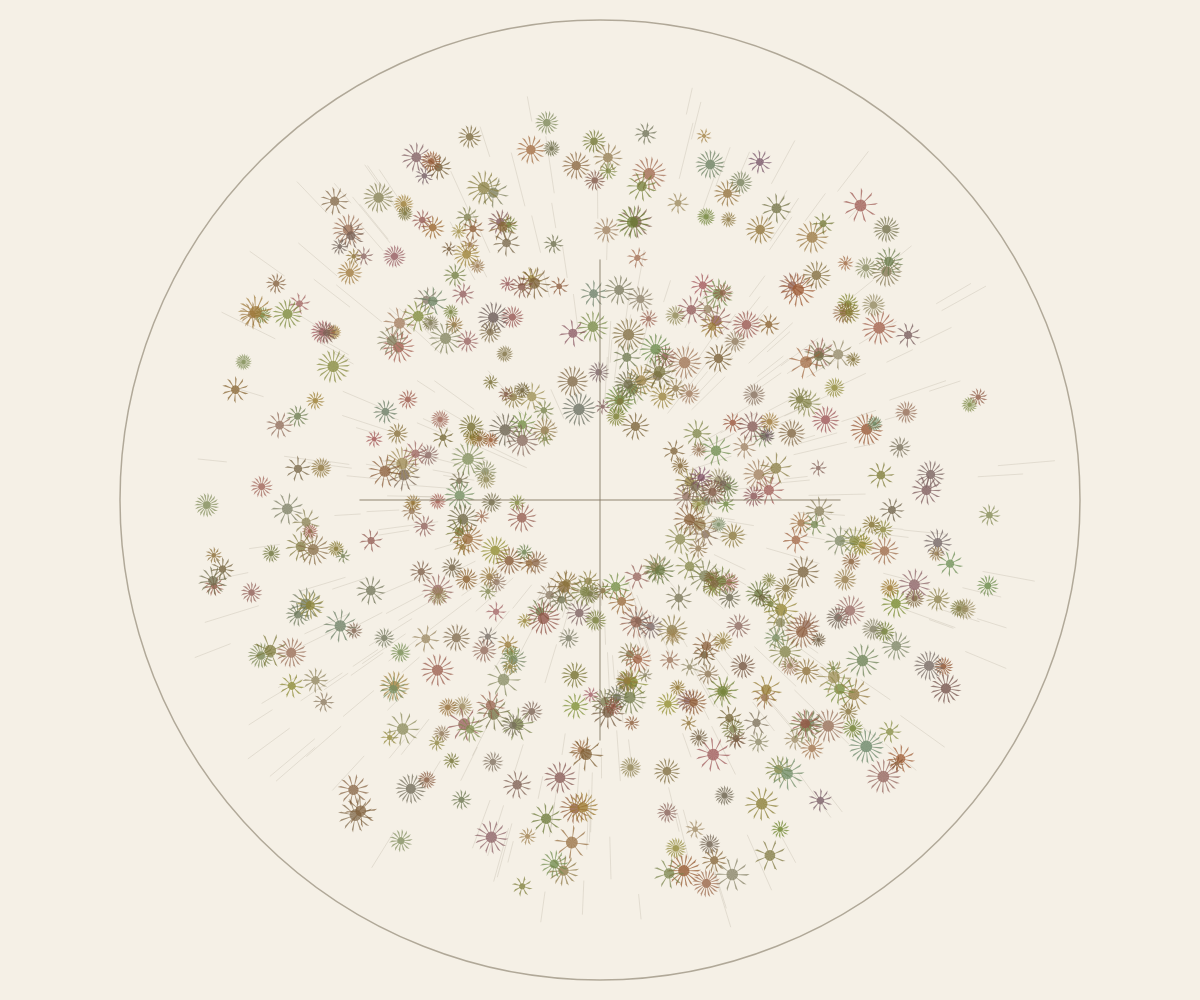
Frame 1 (no input)
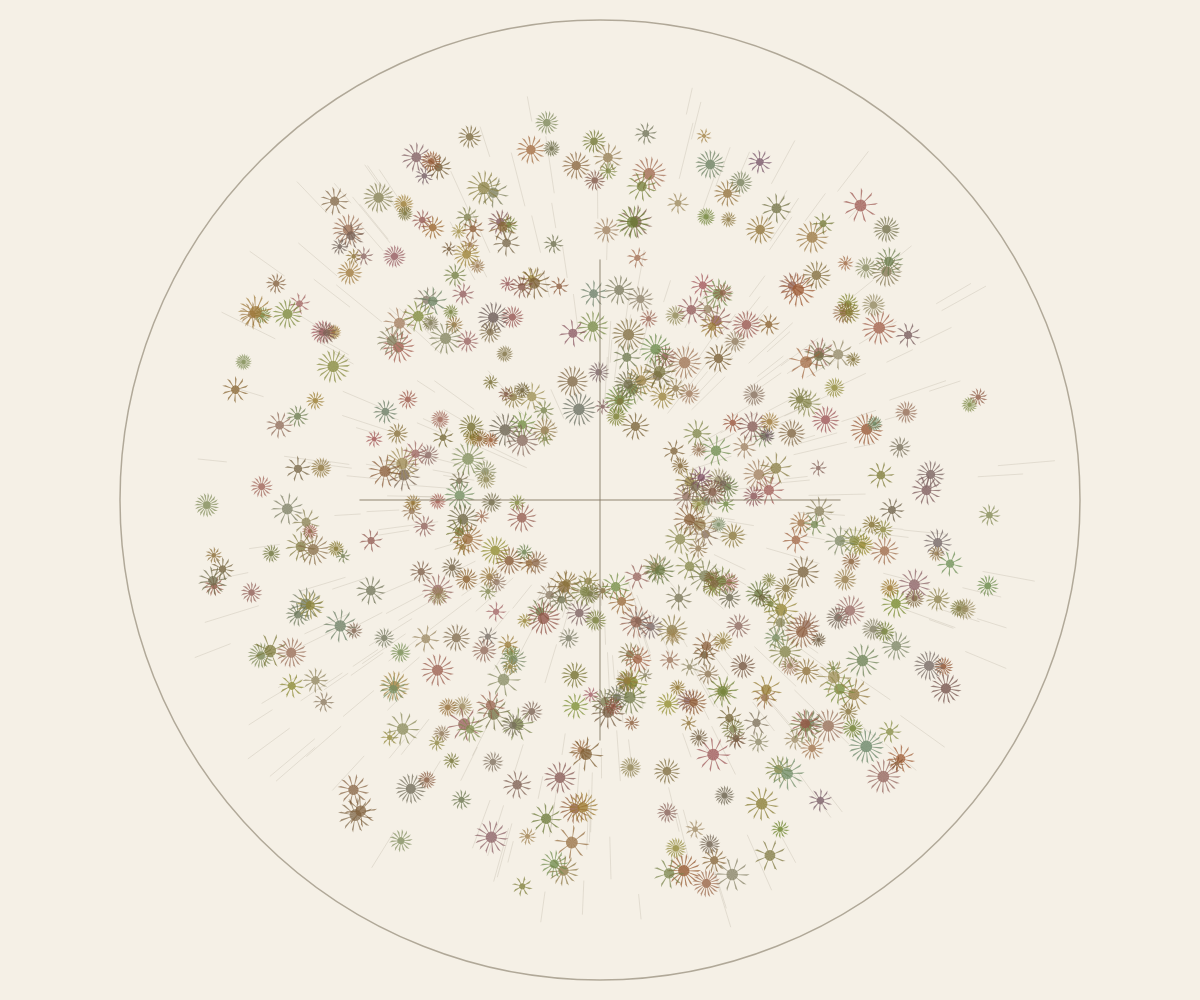
Frame 60 (no input)
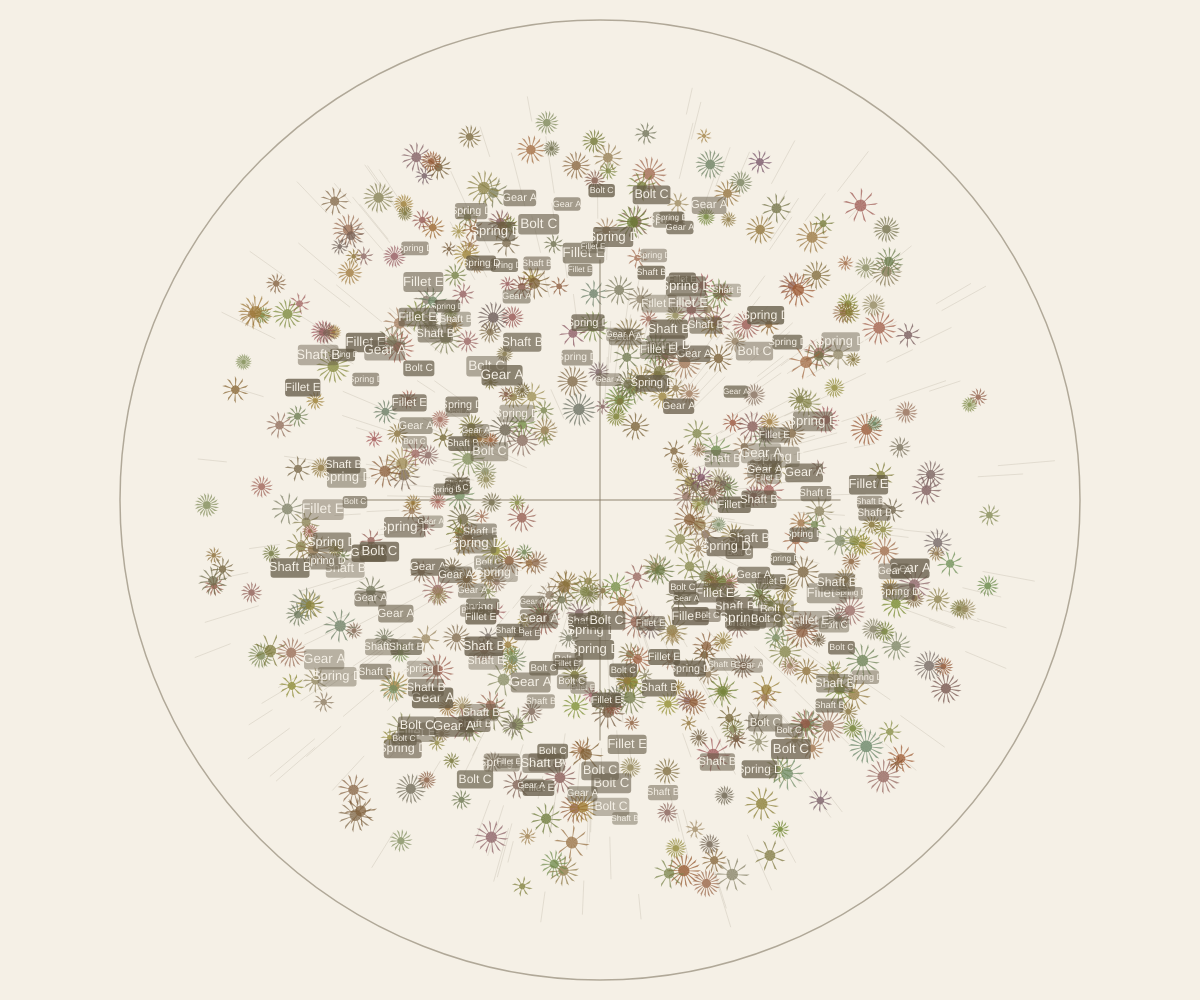
Frame 120 (the mouse pressed at the canvas centre since frame 60)

The p5.js sketch that drew these frames (run headless with seeded random() and noise() and a simulated clock; from frame 60 on, the mouse is pressed at the canvas centre):

// p5.js sketch
// ── sketch.js
// A hyper-detailed Victorian blueprint cross-section of a mechanical structure,
// rendered with precise line work and cross-hatching on an aged sepia palette.
// When dragged, localized sections dynamically shift to reveal annotations and
// micro-gear structures, simulating the effect of examining a complex industrial
// mechanism under magnification.

let seed = 1;
let gears = [];
const GEAR_COUNT = 500;
const ANNOTATION_COUNT = 200;
let dragStart = null;
let dragOffset = { x: 0, y: 0 };
let annotations = [];
let structureLines = [];
let crossHatchLines = [];

function setup() {
  createCanvas(windowWidth, windowHeight);
  noStroke();
  randomSeed(seed);
  generateGears();
  generateAnnotations();
  generateStructureLines();
}

function windowResized() {
  resizeCanvas(windowWidth, windowHeight);
}

function draw() {
  background(245, 240, 230); // Sepia paper background
  const time = millis() * 0.001;
  
  push();
  translate(width/2, height/2);
  
  // Draw the main mechanical structure
  drawStructure(time);
  
  // Draw annotations that shift with drag
  if (dragStart) {
    drawAnnotations(time);
  }
  
  pop();
}

function generateGears() {
  gears = [];
  const centerX = 0;
  const centerY = 0;
  const maxRadius = min(width, height) * 0.4;

  for (let i = 0; i < GEAR_COUNT; i++) {
    const angle = random(TWO_PI);
    const r = random(maxRadius * 0.2, maxRadius);
    
    const x = r * cos(angle);
    const y = r * sin(angle);
    
    const size = random(5, 15);
    const teeth = floor(random(8, 20));
    
    // Use a sepia color scheme
    const gearColor = color(
      random(100, 160),
      random(80, 140),
      random(40, 100),
      180
    );
    
    gears.push({
      x: x,
      y: y,
      size: size,
      teeth: teeth,
      angle: angle,
      color: gearColor,
      speed: random(-0.01, 0.01)
    });
  }
}

function generateAnnotations() {
  annotations = [];
  const maxRadius = min(width, height) * 0.4;

  for (let i = 0; i < ANNOTATION_COUNT; i++) {
    const angle = random(TWO_PI);
    const r = random(maxRadius * 0.3, maxRadius * 0.8);
    
    const x = r * cos(angle);
    const y = r * sin(angle);
    
    // Random annotation text
    const texts = ['Gear A', 'Shaft B', 'Bolt C', 'Spring D', 'Fillet E'];
    const label = random(texts);
    
    annotations.push({
      x: x,
      y: y,
      text: label,
      size: random(8, 14),
      opacity: random(100, 200)
    });
  }
}

function generateStructureLines() {
  structureLines = [];
  crossHatchLines = [];
  const maxRadius = min(width, height) * 0.4;
  
  // Create a grid of lines for cross-hatching
  const gridSize = 30;
  const cols = ceil(maxRadius / gridSize);
  const rows = ceil(maxRadius / gridSize);
  
  for (let i = 0; i < cols; i++) {
    for (let j = 0; j < rows; j++) {
      const x1 = (i - cols/2) * gridSize;
      const y1 = (j - rows/2) * gridSize;
      const x2 = x1 + random(15, 30);
      const y2 = y1 + random(15, 30);
      
      // Only draw lines that are within the main structure
      if (dist(0, 0, x1, y1) < maxRadius && dist(0, 0, x2, y2) < maxRadius) {
        structureLines.push({
          x1: x1,
          y1: y1,
          x2: x2,
          y2: y2
        });
      }
    }
  }
  
  // Generate cross-hatching lines for a blueprint effect
  const hatchCount = 300;
  for (let i = 0; i < hatchCount; i++) {
    const angle = random(TWO_PI);
    const r = random(maxRadius * 0.2, maxRadius);
    const length = random(20, 60);
    
    const x1 = r * cos(angle);
    const y1 = r * sin(angle);
    const x2 = x1 + length * cos(angle);
    const y2 = y1 + length * sin(angle);
    
    crossHatchLines.push({
      x1: x1,
      y1: y1,
      x2: x2,
      y2: y2
    });
  }
}

function drawStructure(time) {
  // Draw gears
  for (let i = 0; i < gears.length; i++) {
    const gear = gears[i];
    
    fill(gear.color);
    push();
    translate(gear.x, gear.y);
    rotate(time * gear.speed + gear.angle);
    
    // Draw gear teeth
    for (let j = 0; j < gear.teeth; j++) {
      const toothAngle = TWO_PI / gear.teeth * j;
      const toothX = gear.size * cos(toothAngle);
      const toothY = gear.size * sin(toothAngle);
      
      // Draw a small triangle for each tooth
      beginShape();
      vertex(0, 0);
      vertex(toothX + 3 * cos(toothAngle), toothY + 3 * sin(toothAngle));
      vertex(toothX + 1.5 * cos(toothAngle + PI/2), toothY + 1.5 * sin(toothAngle + PI/2));
      endShape(CLOSE);
    }
    
    // Draw central circle
    ellipse(0, 0, gear.size * 0.8, gear.size * 0.8);
    pop();
  }
  
  // Draw cross-hatching lines for a blueprint effect
  stroke(150, 140, 120, 100);
  strokeWeight(0.5);
  for (let i = 0; i < crossHatchLines.length; i++) {
    const lineData = crossHatchLines[i];
    line(lineData.x1, lineData.y1, lineData.x2, lineData.y2);
  }
  
  // Draw main structural elements
  stroke(130, 120, 100, 150);
  strokeWeight(1.5);
  noFill();
  
  // Draw circular frame
  ellipse(0, 0, max(width, height) * 0.8, max(width, height) * 0.8);
  
  // Draw central cross structure
  line(-max(width, height) * 0.2, 0, max(width, height) * 0.2, 0);
  line(0, -max(width, height) * 0.2, 0, max(width, height) * 0.2);
}

function drawAnnotations(time) {
  // Draw annotations shifted by drag offset
  for (let i = 0; i < annotations.length; i++) {
    const ann = annotations[i];
    
    fill(100, 90, 70, ann.opacity);
    noStroke();
    
    push();
    translate(ann.x + dragOffset.x * 0.1, ann.y + dragOffset.y * 0.1);
    
    // Draw annotation box
    rectMode(CENTER);
    rect(0, 0, ann.size * 3, ann.size * 1.5, 3);
    
    fill(245, 240, 230);
    textSize(ann.size);
    textAlign(CENTER, CENTER);
    text(ann.text, 0, 0);
    
    pop();
  }
}

function mousePressed() {
  dragStart = { x: mouseX, y: mouseY };
  return false;
}

function mouseDragged() {
  if (dragStart) {
    dragOffset.x = mouseX - dragStart.x;
    dragOffset.y = mouseY - dragStart.y;
    
    // Make sure we draw a change that's visible
    redraw();
  }
  return false;
}

function mouseReleased() {
  dragStart = null;
  dragOffset = { x: 0, y: 0 };
  return false;
}
